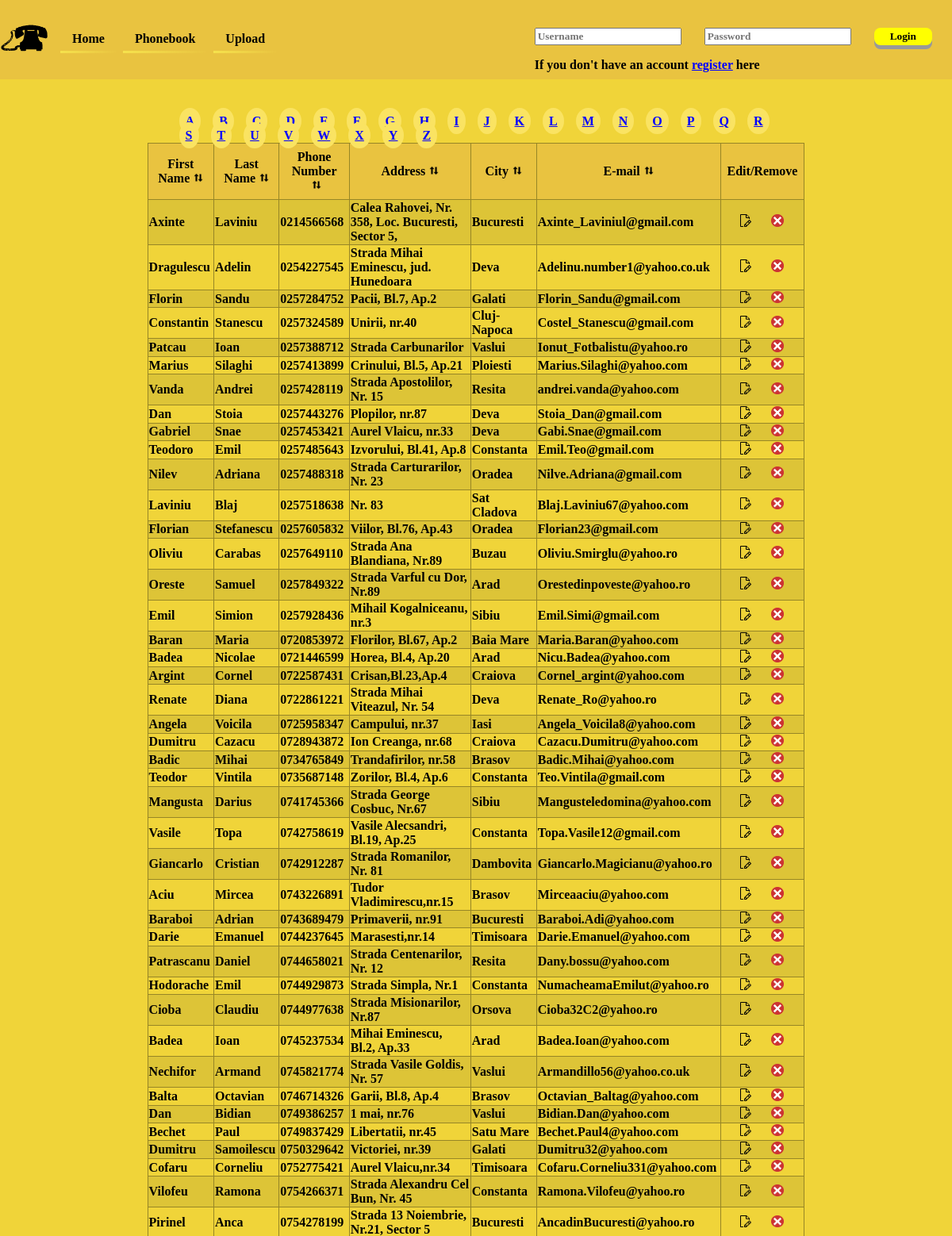
The app's page /phonebook.php?order=phone&&sort=ASC (upper part) with its own data.
### tables this page shows
CREATE TABLE `phonebook` (
  `id` int(11) NOT NULL,
  `fname` tinytext NOT NULL,
  `lname` tinytext NOT NULL,
  `phone` char(11) NOT NULL,
  `addres` text NOT NULL,
  `city` tinytext NOT NULL,
  `email` text NOT NULL
);

### phonebook.php (the view, shortened to what this page needs)
<?php
	require "header.php";
?>
<main>
	<div class="main">
		<?php
			require "php/dbh.php";
			if(isset($_GET['sort'])){
				$sort=$_GET['sort'];
			}else{
				$sort='ASC';
			}
			if(isset($_GET['order'])){
				$order = $_GET['order'];
				if(strlen($order)>1)
					$result = $conn->query("SELECT * FROM phonebook ORDER BY $order $sort");
				else
					$result = $conn->query("SELECT * FROM phonebook WHERE fname LIKE \"$order%\"");
			}else{
				$order='fname';
				$result = $conn->query("SELECT * FROM phonebook ORDER BY $order $sort");
			}
			$character = range('A', 'Z');
			echo '<ul class="charpage">';
			foreach($character as $alphabet){
				echo '<li><a href="phonebook.php?order='.$alphabet.'">'.$alphabet.'</a><li>
				';}
			function th($dbName,$thName,$Sort,$Order){
				if($dbName==$Order){
					$Sort=='DESC' ? $Sort='ASC' : $Sort='DESC';
					echo "<th><a href='?order=$dbName&&sort=$Sort'>$thName<img src='img/arrow.png' alt='order'></a></th>
					";}
				else{echo "<th><a href='?order=$dbName&&sort=$Sort'>$thName<img src='img/arrow.png' alt='order'></a></th>
				";}
			}
			echo '</ul>';
		echo "<table class='phonebook'>
			<tr>";
				th('fname','First Name',$sort,$order);
				th('phone','Phone Number',$sort,$order);
		echo "<th>Edit/Remove</th></tr>";
				if(mysqli_num_rows($result)>0){
					while($rows=$result->fetch_assoc()){
							$fname=$rows['fname'];
							$lname=$rows['lname'];
							$phone=$rows['phone'];
							$addres=$rows['addres'];
							$city=$rows['city'];
							$email=$rows['email'];
							echo"<tr>
									<td>".ucfirst($fname)."</td>
									<td>".ucfirst($lname)."</td>
									<td>$phone</td>
									<td>".ucfirst($addres)."</td>
									<td>".ucfirst($city)."</td>
									<td>$email</td>
									<td><a href=\"edit.php?phone=$phone\"><img src='img/edit.png' alt='edit'/></a>
										<a href=\"php/phondelete.php?phone=$phone&fn=$fname\"><img src='img/delete.png' alt='delete'/></a></td>
								</tr>";
					}
				}else{echo "<tr><td colspan=\"6\">No phone numbers in database</td></tr>";}
			?>
		</table>
	</div>
</main>
<?php
	require "footer.php";
?>

### style.css (style rules this page uses)
* { font-family: "Times New Roman", Times, serif; color: black; font-weight: bold; text-decoration: none; }
body { background: #F0D439; }
main { padding-top:120px; margin:0% 15%; text-align: center; }
.charpage li a { padding: 8px; background-color: #FAE362; border-radius: 50%; background-size: 30px 30px; }
table.phonebook { border-collapse: collapse; width: 100%; }
table.phonebook tr th,table.phonebook tr td { border: 1px solid #978626; }
table.phonebook tr th,table.deleteusers tr th { text-align: center; padding: 8px; background-color: #E9C340; }
table.phonebook tr td { text-align: left; }
table.phonebook tr td:last-child { width:2%; }
table.phonebook tr:nth-child(even),table.deleteusers tr:nth-child(even) { background-color: #DDC437; }
table.phonebook tr th a img,table.deleteusers tr th a img { width: 12px; padding-left: 5px; }
ul.charpage li { display: inline; float: left; margin-right: 15px; }
ul.charpage { padding-bottom: 20px; }
ul.charpage li a, header div.nav div.log a { text-decoration: underline; color: #0000FF; }
img[alt='edit'], img[alt='delete'] { width:15%; padding-left: 21%; }

### records on screen
phonebook: fname "Axinte", lname "Laviniu", phone "0214566568", addres "Calea Rahovei, Nr. 358, Loc. Bucuresti, Sector 5,", city "Bucuresti", email "Axinte_Laviniul@gmail.com"
phonebook: fname "Dragulescu", lname "Adelin", phone "0254227545", addres "Strada Mihai Eminescu, jud. Hunedoara", city "Deva", email "Adelinu.number1@yahoo.co.uk"
phonebook: fname "Florin", lname "Sandu", phone "0257284752", addres "Pacii, Bl.7, Ap.2", city "Galati", email "Florin_Sandu@gmail.com"
phonebook: fname "Constantin", lname "Stanescu", phone "0257324589", addres "Unirii, nr.40", city "Cluj-Napoca", email "Costel_Stanescu@gmail.com"
phonebook: fname "Patcau", lname "Ioan", phone "0257388712", addres "Strada Carbunarilor", city "Vaslui", email "Ionut_Fotbalistu@yahoo.ro"
phonebook: fname "Marius", lname "Silaghi", phone "0257413899", addres "Crinului, Bl.5, Ap.21", city "Ploiesti", email "Marius.Silaghi@yahoo.com"
phonebook: fname "Vanda", lname "Andrei", phone "0257428119", addres "Strada Apostolilor, Nr. 15", city "Resita", email "andrei.vanda@yahoo.com"
phonebook: fname "Dan", lname "Stoia", phone "0257443276", addres "Plopilor, nr.87", city "Deva", email "Stoia_Dan@gmail.com"
phonebook: fname "Gabriel", lname "Snae", phone "0257453421", addres "Aurel Vlaicu, nr.33", city "Deva", email "Gabi.Snae@gmail.com"
phonebook: fname "Teodoro", lname "Emil", phone "0257485643", addres "Izvorului, Bl.41, Ap.8", city "Constanta", email "Emil.Teo@gmail.com"
phonebook: fname "Nilev", lname "Adriana", phone "0257488318", addres "Strada Carturarilor, Nr. 23", city "Oradea", email "Nilve.Adriana@gmail.com"
phonebook: fname "Laviniu", lname "Blaj", phone "0257518638", addres "Nr. 83", city "Sat Cladova", email "Blaj.Laviniu67@yahoo.com"
phonebook: fname "Florian", lname "Stefanescu", phone "0257605832", addres "Viilor, Bl.76, Ap.43", city "Oradea", email "Florian23@gmail.com"
phonebook: fname "Oliviu", lname "Carabas", phone "0257649110", addres "Strada Ana Blandiana, Nr.89", city "Buzau", email "Oliviu.Smirglu@yahoo.ro"
phonebook: fname "Oreste", lname "Samuel", phone "0257849322", addres "Strada Varful cu Dor, Nr.89", city "Arad", email "Orestedinpoveste@yahoo.ro"
phonebook: fname "Emil", lname "Simion", phone "0257928436", addres "Mihail Kogalniceanu, nr.3", city "Sibiu", email "Emil.Simi@gmail.com"
phonebook: fname "Baran", lname "Maria", phone "0720853972", addres "Florilor, Bl.67, Ap.2", city "Baia Mare", email "Maria.Baran@yahoo.com"
phonebook: fname "Badea", lname "Nicolae", phone "0721446599", addres "Horea, Bl.4, Ap.20", city "Arad", email "Nicu.Badea@yahoo.com"
phonebook: fname "Argint", lname "Cornel", phone "0722587431", addres "Crisan,Bl.23,Ap.4", city "Craiova", email "Cornel_argint@yahoo.com"
phonebook: fname "Renate", lname "Diana", phone "0722861221", addres "Strada Mihai Viteazul, Nr. 54", city "Deva", email "Renate_Ro@yahoo.ro"
phonebook: fname "Angela", lname "Voicila", phone "0725958347", addres "Campului, nr.37", city "Iasi", email "Angela_Voicila8@yahoo.com"
phonebook: fname "Dumitru", lname "Cazacu", phone "0728943872", addres "Ion Creanga, nr.68", city "Craiova", email "Cazacu.Dumitru@yahoo.com"
phonebook: fname "Badic", lname "Mihai", phone "0734765849", addres "Trandafirilor, nr.58", city "Brasov", email "Badic.Mihai@yahoo.com"
phonebook: fname "Teodor", lname "Vintila", phone "0735687148", addres "Zorilor, Bl.4, Ap.6", city "Constanta", email "Teo.Vintila@gmail.com"
phonebook: fname "Mangusta", lname "Darius", phone "0741745366", addres "Strada George Cosbuc, Nr.67", city "Sibiu", email "Mangusteledomina@yahoo.com"
phonebook: fname "Vasile", lname "Topa", phone "0742758619", addres "Vasile Alecsandri, Bl.19, Ap.25", city "Constanta", email "Topa.Vasile12@gmail.com"
phonebook: fname "Giancarlo", lname "Cristian", phone "0742912287", addres "Strada Romanilor, Nr. 81", city "Dambovita", email "Giancarlo.Magicianu@yahoo.ro"
phonebook: fname "Aciu", lname "Mircea", phone "0743226891", addres "Tudor Vladimirescu,nr.15", city "Brasov", email "Mirceaaciu@yahoo.com"
phonebook: fname "Baraboi", lname "Adrian", phone "0743689479", addres "Primaverii, nr.91", city "Bucuresti", email "Baraboi.Adi@yahoo.com"
phonebook: fname "Darie", lname "Emanuel", phone "0744237645", addres "Marasesti,nr.14", city "Timisoara", email "Darie.Emanuel@yahoo.com"
phonebook: fname "Patrascanu", lname "Daniel", phone "0744658021", addres "Strada Centenarilor, Nr. 12", city "Resita", email "Dany.bossu@yahoo.com"
phonebook: fname "Hodorache", lname "Emil", phone "0744929873", addres "Strada Simpla, Nr.1", city "Constanta", email "NumacheamaEmilut@yahoo.ro"
phonebook: fname "Cioba", lname "Claudiu", phone "0744977638", addres "Strada Misionarilor, Nr.87", city "Orsova", email "Cioba32C2@yahoo.ro"
phonebook: fname "Badea", lname "Ioan", phone "0745237534", addres "Mihai Eminescu, Bl.2, Ap.33", city "Arad", email "Badea.Ioan@yahoo.com"
phonebook: fname "Nechifor", lname "Armand", phone "0745821774", addres "Strada Vasile Goldis, Nr. 57", city "Vaslui", email "Armandillo56@yahoo.co.uk"
phonebook: fname "Balta", lname "Octavian", phone "0746714326", addres "Garii, Bl.8, Ap.4", city "Brasov", email "Octavian_Baltag@yahoo.com"
phonebook: fname "Dan", lname "Bidian", phone "0749386257", addres "1 mai, nr.76", city "Vaslui", email "Bidian.Dan@yahoo.com"
phonebook: fname "Bechet", lname "Paul", phone "0749837429", addres "Libertatii, nr.45", city "Satu Mare", email "Bechet.Paul4@yahoo.com"
phonebook: fname "Dumitru", lname "Samoilescu", phone "0750329642", addres "Victoriei, nr.39", city "Galati", email "Dumitru32@yahoo.com"
phonebook: fname "Cofaru", lname "Corneliu", phone "0752775421", addres "Aurel Vlaicu,nr.34", city "Timisoara", email "Cofaru.Corneliu331@yahoo.com"
phonebook: fname "Vilofeu", lname "Ramona", phone "0754266371", addres "Strada Alexandru Cel Bun, Nr. 45", city "Constanta", email "Ramona.Vilofeu@yahoo.ro"
phonebook: fname "Pirinel", lname "Anca", phone "0754278199", addres "Strada 13 Noiembrie, Nr.21, Sector 5", city "Bucuresti", email "AncadinBucuresti@yahoo.ro"

### other values on screen
$alphabet "A"
$alphabet "B"
$alphabet "C"
$alphabet "D"
$alphabet "E"
$alphabet "F"
$alphabet "G"
$alphabet "H"
$alphabet "I"
$alphabet "J"
$alphabet "K"
$alphabet "L"
$alphabet "M"
$alphabet "N"
$alphabet "O"
